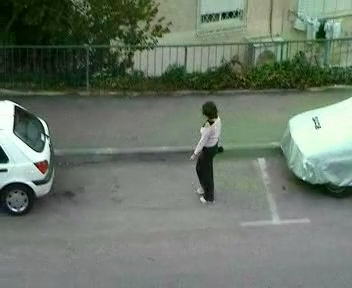
#> input picture frame 47 of woman.mp4, 352 x 288 px
$ python test_LK.py
#> lines starting #> are read from the running program, lines starting #| are printed output that depends on the picture; after the words box and inside, x2 and y2 are one past the last pixel; in counts of white or black regions, pixels touching at a corner belong together
import numpy as np
import cv2

cap = cv2.VideoCapture("woman.mp4")

# params for corner detection
feature_params = dict( maxCorners=100,
                        qualityLevel=0.3,
                        minDistance=7,
                        blockSize=7)

# params for lucas kanade optical flow
lk_params = dict( winSize= (15,15),
                    maxLevel=2,
                    criteria= (cv2.TERM_CRITERIA_EPS | cv2.TERM_CRITERIA_COUNT,
                                10, 0.03)
)

# create some random colors
color = np.random.randint(0, 255, (100,3))

# Take the first frame and find corners in it
ret, old_frame = cap.read()
#> old_frame is the input picture: shape (288, 352, 3); mean B, G, R 105.3, 118.1, 106.6
old_gray = cv2.cvtColor(old_frame, cv2.COLOR_BGR2GRAY)
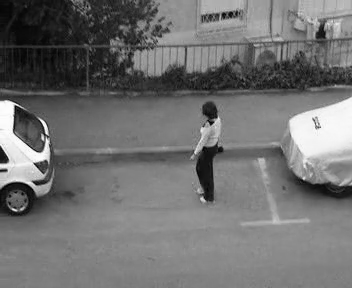
#> old_gray: shape (288, 352); min 0, max 254, mean 113.1
p0 = cv2.goodFeaturesToTrack(old_gray, mask=None, **feature_params)
#> p0 = 17 rows, first 8: [16, 107], [6, 160], [210, 123], [46, 161], [36, 164], [44, 137], [318, 126], [43, 175]

# create a mask image for drawing purposes
mask = np.zeros_like(old_frame)

while(1):
    ret, frame = cap.read()
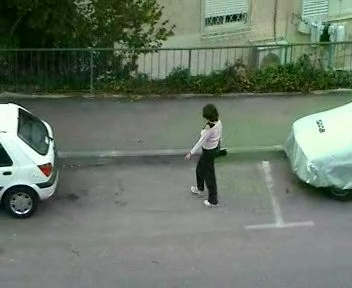
#> input picture frame 48 of woman.mp4, 352 x 288 px
#> frame is the input picture: shape (288, 352, 3); mean B, G, R 103.9, 117.7, 105.5
    frame_gray = cv2.cvtColor(frame, cv2.COLOR_BGR2GRAY)
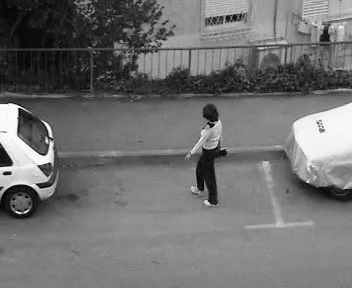
#> frame_gray: shape (288, 352); min 1, max 253, mean 112.4

    # calculate optical flow
    p1, st, err = cv2.calcOpticalFlowPyrLK(old_gray, frame_gray, p0, None, **lk_params)
#> p1 = 17 rows, first 8: [20.05, 109.8], [10.06, 163], [210.3, 125.7], [49.89, 163.5], [39.82, 166.5], [48.03, 139.7], [322.1, 129.3], [47, 177.8]; st = 17 values from 1 to 1; err = 17 values, max 17.35 at index 11, min 6.05 at index 3, mean 9.8

    # select good points
    good_new = p1[st==1]
#> good_new has the same summary as p1
    good_old = p0[st==1]
#> good_old has the same summary as p0

    # draw the tracks
    for i, (new,old) in enumerate(zip(good_new, good_old)):
        a, b = new.ravel().astype(int)
        c, d = old.ravel().astype(int)
        mask = cv2.line(mask, (a,b), (c,d), color[i].tolist(),2)
        frame = cv2.circle(frame, (a,b), 5, color[i].tolist(),-1)
#> this loop made 17 passes
#> (new, a, b, c, d) on passes 1 to 12: ([20.05, 109.8], 20, 109, 16, 107), ([10.06, 163], 10, 162, 6, 160), ([210.3, 125.7], 210, 125, 210, 123), ([49.89, 163.5], 49, 163, 46, 161), ([39.82, 166.5], 39, 166, 36, 164), ([48.03, 139.7], 48, 139, 44, 137), ([322.1, 129.3], 322, 129, 318, 126), ([47, 177.8], 46, 177, 43, 175), ([228.1, 17.05], 228, 17, 224, 14), ([238.1, 15.04], 238, 15, 234, 12), ([45.07, 153], 45, 153, 41, 150), ([205.3, 198], 205, 197, 201, 195)
#> pass 2, `mask = cv2.line(mask, (a,b), (c,d), color[i].tolist(),2)`:
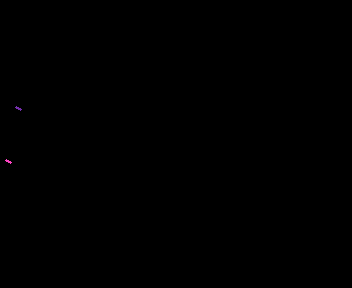
#> mask: shape (288, 352, 3); mean of channels 0, 1, 2 0.1, 0, 0.1; drawn as B, G, R
#> pass 2, `frame = cv2.circle(frame, (a,b), 5, color[i].tolist(),-1)`:
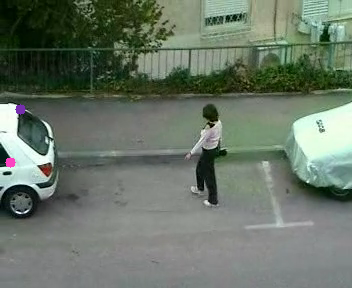
#> frame: shape (288, 352, 3); mean B, G, R 104, 117.6, 105.7
#> after the loop:
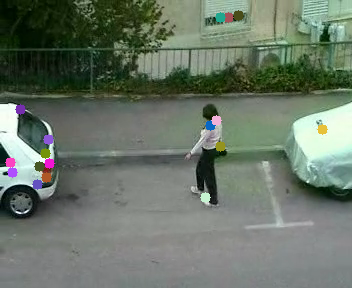
#> frame: shape (288, 352, 3); 1.18% of pixels changed, all inside (x1, y1, x2, y2) = (7, 10, 328, 203)
#> after the loop:
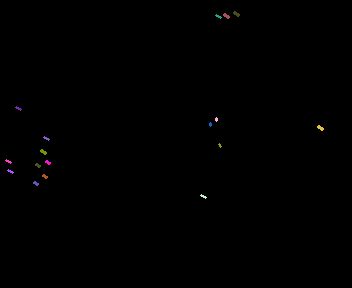
#> mask: shape (288, 352, 3); 0.26% of pixels changed, all inside (x1, y1, x2, y2) = (7, 11, 324, 199); drawn as B, G, R

    img = cv2.add(frame, mask)
    cv2.imshow('frame',img)
    k = cv2.waitKey(25)
#> (key Esc is pressed here)
    if k == 27:
        break

    # updating previous frame and points
    old_gray = frame_gray.copy()
    p0 = good_new.reshape(-1, 1, 2)

cv2.destroyAllWindows
cap.release()

$ run again, starting later in the video
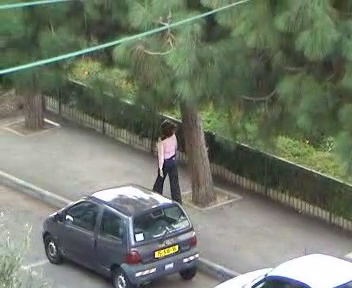
#> input picture frame 383 of woman.mp4, 352 x 288 px
#> old_frame is the input picture: shape (288, 352, 3); mean B, G, R 107.2, 121.8, 114.1
#> p0 = 16 rows, first 8: [157, 254], [138, 237], [175, 248], [68, 217], [166, 159], [172, 136], [51, 244], [121, 278]
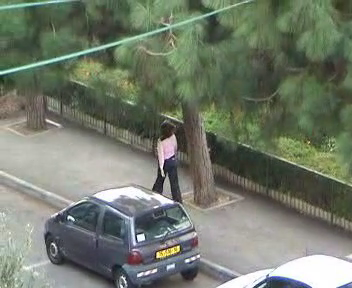
#> input picture frame 384 of woman.mp4, 352 x 288 px
#> frame is the input picture: shape (288, 352, 3); mean B, G, R 107.6, 122.4, 114.5
#> p1 = 16 rows, first 8: [158.5, 254.6], [139.5, 237.5], [176.5, 248.6], [69.54, 217.5], [166.5, 158.8], [171.7, 136.4], [52.53, 244.5], [122.5, 278.6]; st = [1, 1, 1, 1, 1, 1, 1, 1, 1, 1, 1, 1, 1, 1, 1, 1]; err = [14.22, 11.26, 13.54, 9.95, 13, 7.92, 9.38, 9.5, 9.48, 7.79, 10.7, 8.85, 10.8, 6.56, 8.26, 10.28]
#> good_new has the same summary as p1
#> good_old has the same summary as p0
#> the loop `for i, (new,old) in enumerate(zip(good_new, good_old)):` made 16 passes
#> (new, a, b, c, d) on passes 1 to 8: ([158.5, 254.6], 158, 254, 157, 254), ([139.5, 237.5], 139, 237, 138, 237), ([176.5, 248.6], 176, 248, 175, 248), ([69.54, 217.5], 69, 217, 68, 217), ([166.5, 158.8], 166, 158, 166, 159), ([171.7, 136.4], 171, 136, 172, 136), ([52.53, 244.5], 52, 244, 51, 244), ([122.5, 278.6], 122, 278, 121, 278)
#> after the loop `for i, (new,old) in enumerate(zip(good_new, good_old)):`:
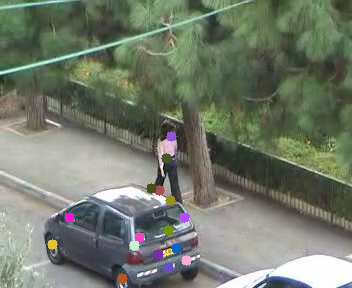
#> frame: shape (288, 352, 3); mean B, G, R 107.6, 122, 114.8
